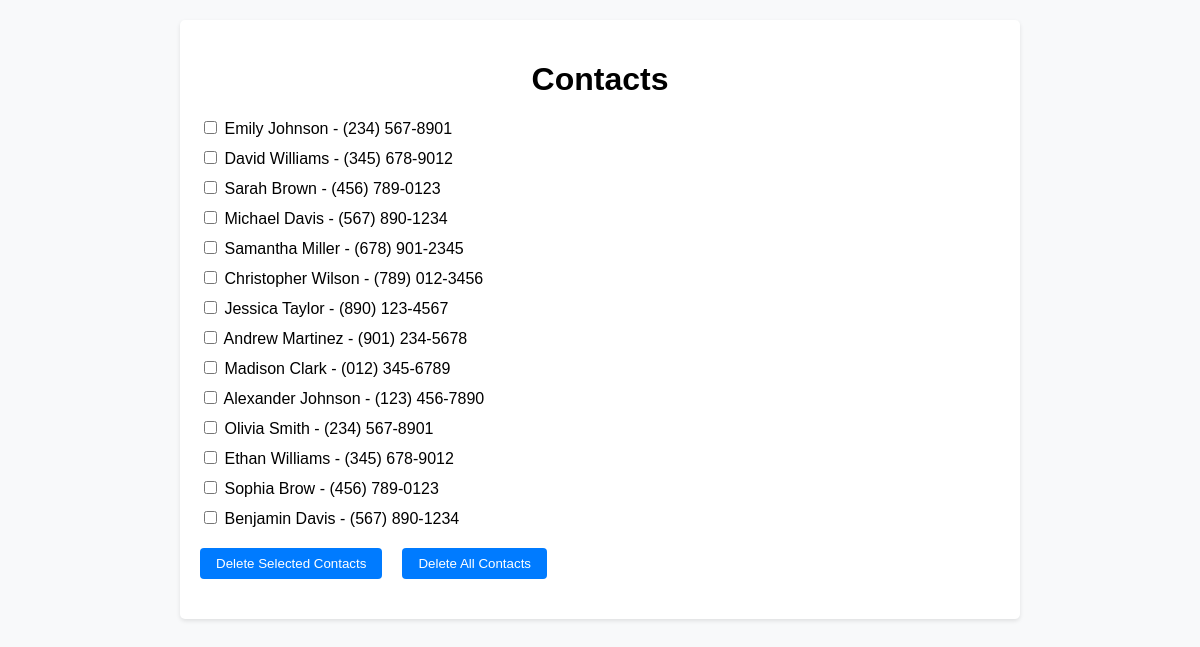
The app's page /phone-book/ with its own data.
### phonebook/models.py (models this page shows, shortened)
class Contact(models.Model):
    name = models.CharField(max_length=255)  # Name of the contact
    phone_number = models.CharField(max_length=20)  # Phone number

### phonebook/views.py (the view)
# urls.py: path('phone-book/', phonebook.views.contacts_list, name='contacts_list'),
def contacts_list(request):
    contacts = Contact.objects.all()
    return render(request, 'contactList.html', {'contacts': contacts})

### chat/templates/contactList.html (shortened to what this page needs)
<!DOCTYPE html>
<html>
<head>
</head>
<body>
    <div class="container">
        <h1>Contacts</h1>
        <form id="delete-form" method="post">
            {% for contact in contacts %}
                <label>
                    <input type="checkbox" name="contact_ids[]" value="{{ contact.id }}">
                    {{ contact.name }} - {{ contact.phone_number }}
                </label>
            {% endfor %}
        <div class="buttons">
             <button type="submit">Delete Selected Contacts</button>
             <button id="delete-all-btn">Delete All Contacts</button>
        </div>
        </form>
    </div>
</body>
</html>

### chat/templates/contactList.html (style rules this page uses)
body { font-family: Arial, sans-serif; margin: 0; padding: 0; background-color: #f8f9fa; }
.container { max-width: 800px; margin: 20px auto; padding: 20px; background-color: #fff; border-radius: 5px; box-shadow: 0 2px 4px rgba(0,0,0,0.1); }
h1 { text-align: center; margin-bottom: 20px; }
form { margin-bottom: 20px; }
label { display: block; margin-bottom: 10px; }
button { display: block; margin-top: 10px; padding: 8px 16px; background-color: #007bff; color: white; border: none; border-radius: 4px; cursor: pointer; text-align: center; }
.buttons { display: flex; gap: 20px; }

### records on screen
Contact: name "Emily Johnson", phone_number "(234) 567-8901"
Contact: name "David Williams", phone_number "(345) 678-9012"
Contact: name "Sarah Brown", phone_number "(456) 789-0123"
Contact: name "Michael Davis", phone_number "(567) 890-1234"
Contact: name "Samantha Miller", phone_number "(678) 901-2345"
Contact: name "Christopher Wilson", phone_number "(789) 012-3456"
Contact: name "Jessica Taylor", phone_number "(890) 123-4567"
Contact: name "Andrew Martinez", phone_number "(901) 234-5678"
Contact: name "Madison Clark", phone_number "(012) 345-6789"
Contact: name "Alexander Johnson", phone_number "(123) 456-7890"
Contact: name "Olivia Smith", phone_number "(234) 567-8901"
Contact: name "Ethan Williams", phone_number "(345) 678-9012"
Contact: name "Sophia Brow", phone_number "(456) 789-0123"
Contact: name "Benjamin Davis", phone_number "(567) 890-1234"
